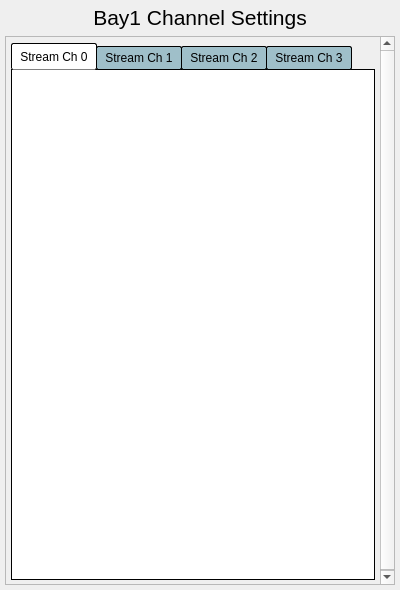
<?xml version="1.0" encoding="UTF-8"?>
<ui version="4.0">
 <class>Form</class>
 <widget class="QWidget" name="Form">
  <property name="geometry">
   <rect>
    <x>0</x>
    <y>0</y>
    <width>400</width>
    <height>590</height>
   </rect>
  </property>
  <property name="sizePolicy">
   <sizepolicy hsizetype="MinimumExpanding" vsizetype="Preferred">
    <horstretch>0</horstretch>
    <verstretch>0</verstretch>
   </sizepolicy>
  </property>
  <property name="minimumSize">
   <size>
    <width>0</width>
    <height>565</height>
   </size>
  </property>
  <property name="windowTitle">
   <string>Bay1 Channel Settings</string>
  </property>
  <layout class="QVBoxLayout" name="verticalLayout" stretch="0,1">
   <property name="leftMargin">
    <number>5</number>
   </property>
   <property name="topMargin">
    <number>5</number>
   </property>
   <property name="rightMargin">
    <number>5</number>
   </property>
   <property name="bottomMargin">
    <number>5</number>
   </property>
   <item>
    <widget class="QLabel" name="label">
     <property name="font">
      <font>
       <pointsize>16</pointsize>
      </font>
     </property>
     <property name="styleSheet">
      <string notr="true"/>
     </property>
     <property name="text">
      <string>Bay1 Channel Settings</string>
     </property>
     <property name="alignment">
      <set>Qt::AlignCenter</set>
     </property>
    </widget>
   </item>
   <item>
    <widget class="QScrollArea" name="scrollArea">
     <property name="widgetResizable">
      <bool>true</bool>
     </property>
     <widget class="QWidget" name="scrollAreaWidgetContents">
      <property name="geometry">
       <rect>
        <x>0</x>
        <y>0</y>
        <width>388</width>
        <height>553</height>
       </rect>
      </property>
      <layout class="QVBoxLayout" name="verticalLayout_2">
       <property name="leftMargin">
        <number>5</number>
       </property>
       <property name="topMargin">
        <number>5</number>
       </property>
       <property name="rightMargin">
        <number>5</number>
       </property>
       <property name="bottomMargin">
        <number>5</number>
       </property>
       <item>
        <widget class="QTabWidget" name="tabWidget">
         <property name="sizePolicy">
          <sizepolicy hsizetype="Preferred" vsizetype="Preferred">
           <horstretch>0</horstretch>
           <verstretch>0</verstretch>
          </sizepolicy>
         </property>
         <property name="minimumSize">
          <size>
           <width>0</width>
           <height>538</height>
          </size>
         </property>
         <property name="styleSheet">
          <string notr="true">QTabWidget::pane {
    border: 1px solid black;
    background: white;
}

QTabWidget::tab-bar:top {
    top: 1px;
}

QTabWidget::tab-bar:bottom {
    bottom: 1px;
}

QTabWidget::tab-bar:left {
    right: 1px;
}

QTabWidget::tab-bar:right {
    left: 1px;
}

QTabBar::tab {
    border: 1px solid black;
}

QTabBar::tab:selected {
    background: white;
}

QTabBar::tab:!selected {
    background: rgb(159,191,201);
}

QTabBar::tab:!selected:hover {
    background:  rgb(179,211,221);
}

QTabBar::tab:top:!selected {
    margin-top: 3px;
}

QTabBar::tab:bottom:!selected {
    margin-bottom: 3px;
}

QTabBar::tab:top, QTabBar::tab:bottom {
    min-width: 6ex;
    margin-right: -1px;
    padding: 4px 8px 4px 8px;
	border-radius: 2px;
}

QTabBar::tab:top:selected {
    border-bottom-color: none;
}

QTabBar::tab:bottom:selected {
    border-top-color: none;
}

QTabBar::tab:top:last, QTabBar::tab:bottom:last,
QTabBar::tab:top:only-one, QTabBar::tab:bottom:only-one {
    margin-right: 0;
}

QTabBar::tab:left:!selected {
    margin-right: 3px;
}

QTabBar::tab:right:!selected {
    margin-left: 3px;
}

QTabBar::tab:left, QTabBar::tab:right {
    min-height: 6ex;
    margin-bottom: -1px;
    padding: 8px 5px 8px 5px;
	border-radius: 2px;
}

QTabBar::tab:left:selected {
    border-left-color: none;
}

QTabBar::tab:right:selected {
    border-right-color: none;
}

QTabBar::tab:left:last, QTabBar::tab:right:last,
QTabBar::tab:left:only-one, QTabBar::tab:right:only-one {
    margin-bottom: 0;
}</string>
         </property>
         <property name="currentIndex">
          <number>0</number>
         </property>
         <widget class="QWidget" name="tab">
          <property name="styleSheet">
           <string notr="true"/>
          </property>
          <attribute name="title">
           <string>Stream Ch 0</string>
          </attribute>
          <layout class="QHBoxLayout" name="horizontalLayout">
           <property name="leftMargin">
            <number>5</number>
           </property>
           <property name="topMargin">
            <number>5</number>
           </property>
           <property name="rightMargin">
            <number>5</number>
           </property>
           <property name="bottomMargin">
            <number>5</number>
           </property>
           <item>
            <widget class="PyDMEmbeddedDisplay" name="PyDMEmbeddedDisplay">
             <property name="sizePolicy">
              <sizepolicy hsizetype="Preferred" vsizetype="Preferred">
               <horstretch>0</horstretch>
               <verstretch>0</verstretch>
              </sizepolicy>
             </property>
             <property name="toolTip">
              <string/>
             </property>
             <property name="macros" stdset="0">
              <string>{&quot;CH&quot;:&quot;0&quot;}</string>
             </property>
             <property name="filename" stdset="0">
              <string>individuals/up_converter_ch_stream.ui</string>
             </property>
            </widget>
           </item>
          </layout>
         </widget>
         <widget class="QWidget" name="tab_2">
          <attribute name="title">
           <string>Stream Ch 1</string>
          </attribute>
          <layout class="QHBoxLayout" name="horizontalLayout_2">
           <property name="leftMargin">
            <number>5</number>
           </property>
           <property name="topMargin">
            <number>5</number>
           </property>
           <property name="rightMargin">
            <number>5</number>
           </property>
           <property name="bottomMargin">
            <number>5</number>
           </property>
           <item>
            <widget class="PyDMEmbeddedDisplay" name="PyDMEmbeddedDisplay_2">
             <property name="toolTip">
              <string/>
             </property>
             <property name="macros" stdset="0">
              <string>{&quot;CH&quot;:&quot;1&quot;}</string>
             </property>
             <property name="filename" stdset="0">
              <string>individuals/up_converter_ch_stream.ui</string>
             </property>
            </widget>
           </item>
          </layout>
         </widget>
         <widget class="QWidget" name="tab_3">
          <attribute name="title">
           <string>Stream Ch 2</string>
          </attribute>
          <layout class="QHBoxLayout" name="horizontalLayout_3">
           <property name="leftMargin">
            <number>5</number>
           </property>
           <property name="topMargin">
            <number>5</number>
           </property>
           <property name="rightMargin">
            <number>5</number>
           </property>
           <property name="bottomMargin">
            <number>5</number>
           </property>
           <item>
            <widget class="PyDMEmbeddedDisplay" name="PyDMEmbeddedDisplay_3">
             <property name="toolTip">
              <string/>
             </property>
             <property name="macros" stdset="0">
              <string>{&quot;CH&quot;:&quot;2&quot;}</string>
             </property>
             <property name="filename" stdset="0">
              <string>individuals/up_converter_ch_stream.ui</string>
             </property>
            </widget>
           </item>
          </layout>
         </widget>
         <widget class="QWidget" name="tab_4">
          <attribute name="title">
           <string>Stream Ch 3</string>
          </attribute>
          <layout class="QHBoxLayout" name="horizontalLayout_4">
           <property name="spacing">
            <number>5</number>
           </property>
           <property name="leftMargin">
            <number>5</number>
           </property>
           <property name="topMargin">
            <number>5</number>
           </property>
           <property name="rightMargin">
            <number>5</number>
           </property>
           <property name="bottomMargin">
            <number>5</number>
           </property>
           <item>
            <widget class="PyDMEmbeddedDisplay" name="PyDMEmbeddedDisplay_4">
             <property name="sizePolicy">
              <sizepolicy hsizetype="Expanding" vsizetype="Expanding">
               <horstretch>0</horstretch>
               <verstretch>0</verstretch>
              </sizepolicy>
             </property>
             <property name="toolTip">
              <string/>
             </property>
             <property name="macros" stdset="0">
              <string>{&quot;CH&quot;:&quot;3&quot;}</string>
             </property>
             <property name="filename" stdset="0">
              <string>individuals/up_converter_ch_stream.ui</string>
             </property>
            </widget>
           </item>
          </layout>
         </widget>
        </widget>
       </item>
      </layout>
     </widget>
    </widget>
   </item>
  </layout>
 </widget>
 <customwidgets>
  <customwidget>
   <class>PyDMEmbeddedDisplay</class>
   <extends>QFrame</extends>
   <header>pydm.widgets.embedded_display</header>
  </customwidget>
 </customwidgets>
 <resources/>
 <connections/>
</ui>
